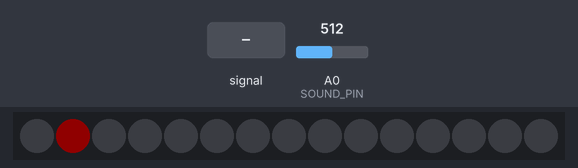
The program below on a simulated Arduino Uno, built with avr-gcc and run on an emulated ATmega328P. On the bench: 15 RGB LEDs in strip order, left to right. The inputs (shaded band) are chosen by the test bench; at power-on: A0 (SOUND_PIN) = 512. Dim RGB values are drawn brighter than linear.

Above: at 1.1 s.
3.3 s: A0 (SOUND_PIN) fed a 200 Hz sine of ±255 counts around its level
At 3.4 s:
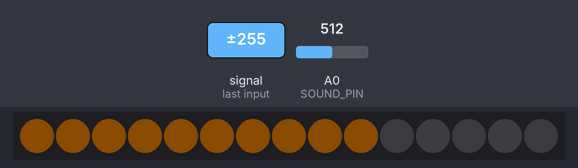
4.9 s: A0 (SOUND_PIN) set to 716
At 5.0 s:
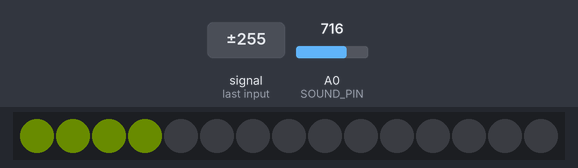
6.6 s: A0 (SOUND_PIN) set to 900
At 6.67 s:
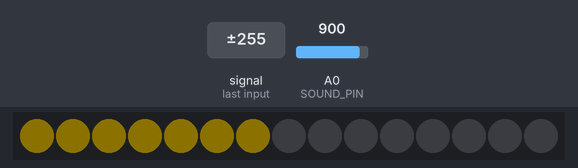
8.2 s: A0 (SOUND_PIN) fed a 200 Hz sine of ±81 counts around its level
At 9.0 s:
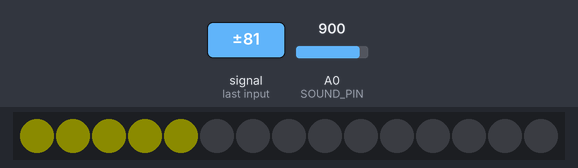
9.8 s: A0 (SOUND_PIN) set to 1023
At 9.93 s:
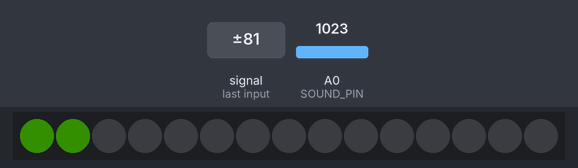
Timing chart, 0 to 12.4 s (numbered marks = the images above; inputs shaded):
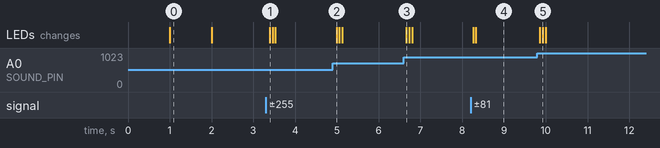

Measured:
- after the input at 3.3 s, the LEDs: change after 0.09 s (image 1)
- after the input at 4.9 s, the LEDs: change after 0.09 s (image 2)
- after the input at 6.6 s, the LEDs: change after 0.06 s (image 3)
- after the input at 8.2 s, the LEDs: first change after 0.06 s (image 4 shows a later state)
- after the input at 9.8 s, the LEDs: first change after 0.06 s (image 5 shows a later state)

The program:

main.cpp
```cpp
#include <Arduino.h>
#include <FastLED.h>
#include <arduinoFFT.h>

// generel setup
#define FPS         30

// FastLED setup
#define NUM_LEDS    15
#define CLR_ORD     GRB
#define BRIGHTNESS  16        // low brightness to not fry USB-port while testing around
#define LED_CHIP    WS2812B
#define LED_PIN     13        // Digital Pin

CRGB g_LEDs[NUM_LEDS] = {0};  // LED Array Buffer
unsigned long g_fpsDelay;     // Delay based on FPS
unsigned long g_fpsTime = 0;  // keeping track of time for LED fps

// Sound Setup
#define SOUND_PIN A0          // Analog Pin
#define SAMPLES   32          // Amount of Samples
#define SAMPLE_F  1000        // Frequency of sample collections
#define NOISE     50          // to filter out noise

double g_Real[SAMPLES];
double g_Img[SAMPLES];
arduinoFFT FFT = arduinoFFT(g_Real, g_Img, SAMPLES, SAMPLE_F);
int g_combo;                  // combination of all fft samples
unsigned long g_sp;           // sampling period
unsigned long g_startTime;    // keeping track of time for the sampling period

int last_limited_val = 0;     // will become static if i decide to keep it - which is rather unlikely

void displayLEDs() {
  // limited value is based on the maximal input and the amount of LEDs
  // in this case the analog-in of the micro maxes out around 3000 split on 15 LEDs
  // results in ~200 per LED

  // despite being heavly weighted torwards the new value, gives slight desync between color explosion and music
  // TODO: different method of display!
  int limited_val = ((g_combo / 200 <= NUM_LEDS ? g_combo / 200 : NUM_LEDS) * 0.7) + (last_limited_val * 0.3);
  last_limited_val = limited_val;
  byte hue = 90 - map(limited_val, 0, 15, 0, 82);  // hue of 0 is red, 90 is green

  FastLED.clear(false);
  fill_solid(g_LEDs, limited_val, CHSV(hue, 255, 255));  // automatic transformation from CHSV to CRGB
  FastLED.show();
}

void setup() {
  delay(1000);  // sanity delay

  // FastLED setup II
  pinMode(LED_PIN, OUTPUT);
  FastLED.addLeds<LED_CHIP, LED_PIN, CLR_ORD>(g_LEDs, NUM_LEDS);
  FastLED.setBrightness(BRIGHTNESS);
  g_fpsDelay = 1000 / FPS;

  // sound setup II
  analogReference(DEFAULT);
  g_sp = round(1000000 * (1.0 / SAMPLE_F));

  // display rediness!
  g_LEDs[1] = CRGB::Red;
  FastLED.show();
  delay(1000);
  g_LEDs[1] = CRGB::Black;
  FastLED.show();
}

void loop() {
  // Collecting the samples
  for(int i = 0; i < SAMPLES; i++) {
    g_startTime = micros();
    g_Real[i] = analogRead(SOUND_PIN);
    g_Img[i] = 0;
    while (micros() < (g_startTime + g_sp)) { /* timeout */}
  }

  // Let fft do its thing
  FFT.DCRemoval();
  FFT.Windowing(FFT_WIN_TYP_HAMMING, FFT_FORWARD);
  FFT.Compute(FFT_FORWARD);
  FFT.ComplexToMagnitude();

  // combining the non-noise samples to get overall loudness
  g_combo = 0;
  // first entry and last half are supposed to be useless - therefore skip!
  for(int i = 1; i < SAMPLES / 2; i++) {
    if (g_Real[i] < NOISE) continue;

    g_combo += static_cast<int>(g_Real[i]);
  }

  // display on LEDs
  if (g_fpsDelay < millis() - g_fpsTime) {
    displayLEDs();
    g_fpsTime = millis();
  }
}
```
